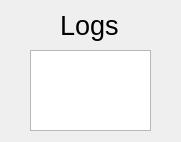
<?xml version="1.0" encoding="UTF-8"?>
<ui version="4.0">
 <class>LogDisplayScreen</class>
 <widget class="QWidget" name="LogDisplayScreen">
  <property name="geometry">
   <rect>
    <x>0</x>
    <y>0</y>
    <width>181</width>
    <height>142</height>
   </rect>
  </property>
  <property name="windowTitle">
   <string>Form</string>
  </property>
  <widget class="QLabel" name="label">
   <property name="geometry">
    <rect>
     <x>60</x>
     <y>10</y>
     <width>71</width>
     <height>31</height>
    </rect>
   </property>
   <property name="font">
    <font>
     <pointsize>20</pointsize>
    </font>
   </property>
   <property name="text">
    <string>Logs</string>
   </property>
  </widget>
  <widget class="QListWidget" name="log_list">
   <property name="geometry">
    <rect>
     <x>30</x>
     <y>50</y>
     <width>121</width>
     <height>81</height>
    </rect>
   </property>
  </widget>
 </widget>
 <resources/>
 <connections/>
</ui>
